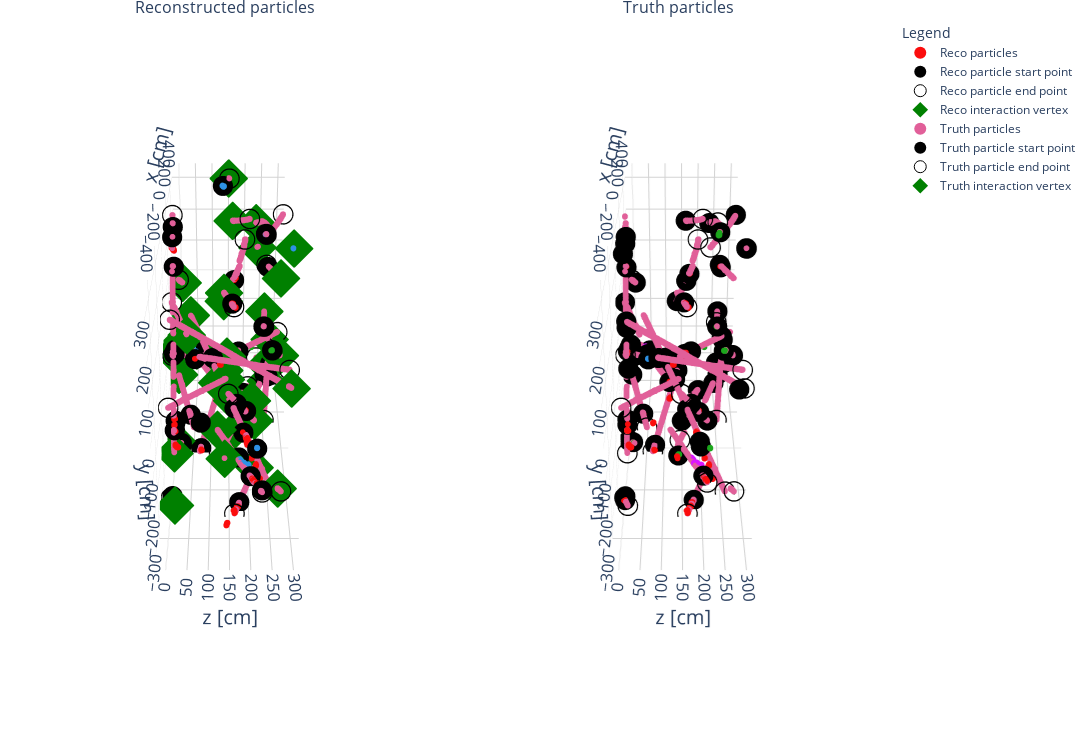

Write notebook code for a chart like this one.
### Code cell
fig.show()

### Figure 1 — Plotly figure (JSON) as saved in the notebook; plotly's stock layout.template omitted (floating-point values rounded to 4 significant figures; data arrays with more than 128 entries replaced by an {"elided": "..."} marker saying what was removed)
{"data": [{"hovertemplate": "x: %{x}<br>y: %{y}<br>z: %{z}<br>%{text}", "marker": {"cmax": 3, "cmin": 0, "color": {"elided": "14459 int values"}, "colorscale": [[0, "#2E91E5"], [0.3333, "#E15F99"], [0.6667, "#1CA71C"], [1, "#FB0D0D"]], "size": 2}, "mode": "markers", "name": "Reco particles", "scene": "scene", "text": {"elided": "14459 str values"}, "type": "scatter3d", "x": {"elided": "14459 float values"}, "y": {"elided": "14459 float values"}, "z": {"elided": "14459 float values"}}, {"hovertemplate": "x: %{x}<br>y: %{y}<br>z: %{z}<br>%{text}", "marker": {"color": "black", "size": 7, "symbol": "circle"}, "mode": "markers", "name": "Reco particle start point", "scene": "scene", "text": ["Particle 0 start point", "Particle 1 start point", "Particle 2 start point", "Particle 3 start point", "Particle 4 start point", "Particle 5 start point", "Particle 6 start point", "Particle 7 start point", "Particle 8 start point", "Particle 9 start point", "Particle 10 start point", "Particle 11 start point", "Particle 12 start point", "Particle 13 start point", "Particle 14 start point", "Particle 15 start point", "Particle 16 start point", "Particle 17 start point", "Particle 18 start point", "Particle 19 start point", "Particle 20 start point", "Particle 21 start point", "Particle 22 start point", "Particle 23 start point", "Particle 24 start point", "Particle 25 start point", "Particle 26 start point", "Particle 27 start point", "Particle 28 start point", "Particle 29 start point", "Particle 30 start point", "Particle 31 start point", "Particle 32 start point", "Particle 33 start point", "Particle 34 start point", "Particle 35 start point", "Particle 36 start point", "Particle 37 start point", "Particle 38 start point", "Particle 39 start point", "Particle 40 start point", "Particle 41 start point", "Particle 42 start point", "Particle 43 start point", "Particle 44 start point", "Particle 45 start point", "Particle 46 start point", "Particle 47 start point", "Particle 48 start point", "Particle 49 start point", "Particle 50 start point", "Particle 51 start point", "Particle 52 start point", "Particle 53 start point", "Particle 54 start point", "Particle 55 start point", "Particle 56 start point", "Particle 57 start point", "Particle 58 start point", "Particle 59 start point", "Particle 60 start point", "Particle 61 start point", "Particle 62 start point", "Particle 63 start point", "Particle 64 start point", "Particle 65 start point", "Particle 66 start point", "Particle 67 start point", "Particle 68 start point", "Particle 69 start point", "Particle 70 start point", "Particle 71 start point", "Particle 72 start point", "Particle 73 start point", "Particle 74 start point", "Particle 75 start point", "Particle 76 start point", "Particle 77 start point", "Particle 78 start point", "Particle 79 start point", "Particle 80 start point"], "type": "scatter3d", "x": [-73.06, -66.17, -34.81, -61.58, -85.3, -66.17, -191.6, -204.6, 12.62, 26.39, -18.74, -230.6, 324.7, 127.4, -97.54, -60.05, -151.9, -219.2, -219.2, -86.83, 193.2, -14.15, 221.5, 363.8, 379.8, -278.1, -173.3, 113.6, 65.41, -62.35, 31.75, 102.1, 320.2, -247.5, -317.1, -252.1, -373.7, -128.1, -123.5, -4.208, -83.0, 69.23, 216.9, 317.9, 379.1, 379.8, -190.9, -73.06, 206.2, -49.34, -23.33, 298.7, 341.6, 21.04, 105.2, -297.2, -313.3, -340.8, 125.8, 197.0, -63.11, -28.69, 2.677, 223.0, 86.83, 73.06, -31.75, 274.3, 316.3, 173.3, 247.5, 342.3, -65.41, -278.1, -69.23, 342.3, -253.6, 91.42, 131.2, 327.0, -327.0], "y": [7.267, 4.973, 6.503, 7.267, 5.737, 6.503, -130.4, -151.1, 288.8, 311.0, 221.5, -203.9, -198.5, -197.8, -1.913, -4.208, -161.0, -220.7, -221.5, -233.7, -223.0, -332.4, -207.7, 317.9, 335.5, -323.2, -288.0, -88.36, -79.18, 138.8, 128.1, 135.0, -23.33, -205.4, -213.8, -175.6, -215.3, -197.8, -210.0, -47.05, -158.7, 45.52, -60.05, -56.23, -332.4, -331.6, 334.7, 325.5, 260.5, -292.6, -301.0, -219.2, -201.6, -37.1, -96.77, -289.6, -289.6, -285.7, -306.4, -209.2, -156.4, -200.0, -250.5, -287.3, -234.5, 184.7, 195.5, -251.3, -234.5, -285.7, -242.9, -163.3, -79.18, 14.15, 53.93, 27.16, -204.6, 305.6, 217.6, -244.4, -243.7], "z": [7.743, 13.86, 13.1, 9.273, 7.743, 10.8, 12.33, 10.04, 4.683, 6.212, 8.507, 9.273, 49.05, 115.6, 61.29, 1.623, 75.06, 138.6, 137.8, 156.9, 130.1, 70.47, 136.3, 132.4, 149.3, 175.3, 217.4, 176.8, 143.9, 156.9, 136.3, 163.0, 134.7, 173.7, 202.1, 219.6, 228.1, 118.7, 187.5, 105.7, 163.8, 45.23, 253.3, 257.9, 271.7, 271.7, 297.7, 239.5, 224.2, 17.69, 0.8575, 101.8, 49.82, 267.1, 294.6, 5.448, 5.448, 13.86, 36.05, 0.8575, 169.9, 196.7, 221.2, 192.9, 159.2, 251.8, 280.8, 261.0, 280.1, 219.6, 268.6, 277.8, 140.9, 297.7, 39.87, 10.8, 137.8, 158.4, 225.8, 267.1, 269.4]}, {"hovertemplate": "x: %{x}<br>y: %{y}<br>z: %{z}<br>%{text}", "marker": {"color": "black", "size": 7, "symbol": "circle-open"}, "mode": "markers", "name": "Reco particle end point", "scene": "scene", "text": ["Particle 2 end point", "Particle 3 end point", "Particle 4 end point", "Particle 5 end point", "Particle 11 end point", "Particle 13 end point", "Particle 15 end point", "Particle 19 end point", "Particle 22 end point", "Particle 24 end point", "Particle 26 end point", "Particle 28 end point", "Particle 30 end point", "Particle 32 end point", "Particle 37 end point", "Particle 41 end point", "Particle 43 end point", "Particle 45 end point", "Particle 48 end point", "Particle 50 end point", "Particle 52 end point", "Particle 54 end point", "Particle 57 end point", "Particle 59 end point", "Particle 62 end point", "Particle 64 end point", "Particle 66 end point", "Particle 69 end point", "Particle 71 end point", "Particle 72 end point", "Particle 73 end point", "Particle 74 end point", "Particle 75 end point", "Particle 76 end point", "Particle 77 end point", "Particle 78 end point", "Particle 79 end point", "Particle 80 end point"], "type": "scatter3d", "x": [-92.18, -64.64, -85.3, -66.17, 44.75, 341.6, -206.9, -219.2, -25.63, 373.7, -309.4, 302.6, -90.65, -135.8, -379.8, -215.3, 216.9, 380.6, -73.82, -49.34, 298.7, 21.04, -298.7, 101.4, -91.42, 350.0, 91.42, 378.3, 144.2, -271.2, -112.8, -17.98, 315.6, -249.0, 14.15, 216.1, 379.8, -341.6], "y": [4.973, 2.677, 5.737, 6.503, 336.2, -183.2, 25.63, -220.7, -336.2, 336.2, -336.2, -119.0, 141.9, 336.2, -216.9, -336.2, -59.29, -330.9, 327.8, -291.8, -219.9, -37.1, -294.1, -336.2, -109.0, -336.2, 183.2, -212.3, -336.2, -43.99, 117.4, 122.8, 47.81, -200.8, 336.2, 281.9, -246.7, -242.1], "z": [3.917, 8.507, 7.743, 10.8, 5.448, 23.04, 297.7, 136.3, 67.41, 151.6, 163.0, 298.4, 161.5, 186.0, 228.8, 263.3, 252.5, 270.9, 238.8, 16.92, 101.1, 267.8, 1.623, 46.76, 147.7, 212.0, 250.2, 298.4, 254.8, 0.8575, 0.8575, 0.8575, 0.8575, 136.3, 201.3, 298.4, 239.5, 277.0]}, {"hovertemplate": "x: %{x}<br>y: %{y}<br>z: %{z}<br>%{text}", "marker": {"color": "green", "size": 10, "symbol": "diamond"}, "mode": "markers", "name": "Reco interaction vertex", "scene": "scene", "text": ["Interaction 0 vertex", "Interaction 1 vertex", "Interaction 2 vertex", "Interaction 3 vertex", "Interaction 4 vertex", "Interaction 5 vertex", "Interaction 6 vertex", "Interaction 7 vertex", "Interaction 8 vertex", "Interaction 9 vertex", "Interaction 10 vertex", "Interaction 11 vertex", "Interaction 12 vertex", "Interaction 13 vertex", "Interaction 14 vertex", "Interaction 15 vertex", "Interaction 16 vertex", "Interaction 17 vertex", "Interaction 18 vertex", "Interaction 19 vertex", "Interaction 20 vertex", "Interaction 21 vertex", "Interaction 22 vertex", "Interaction 23 vertex", "Interaction 24 vertex", "Interaction 25 vertex", "Interaction 26 vertex", "Interaction 27 vertex", "Interaction 28 vertex", "Interaction 29 vertex", "Interaction 30 vertex", "Interaction 31 vertex", "Interaction 32 vertex", "Interaction 33 vertex", "Interaction 34 vertex", "Interaction 35 vertex"], "type": "scatter3d", "x": [-34.81, -230.6, 127.4, -60.05, -86.83, 221.5, 379.8, -173.3, 65.41, 31.75, 320.2, -128.1, 69.23, 317.9, 379.4, -190.9, 206.2, -23.33, 341.6, 105.2, -340.8, 197.0, 2.677, 86.83, -31.75, 173.3, 342.3, -65.41, -278.1, -69.23, 342.3, -253.6, 91.42, 131.2, 327.0, -327.0], "y": [6.503, -203.9, -197.8, -4.208, -233.7, -207.7, 335.5, -288.0, -79.18, 128.1, -23.33, -197.8, 45.52, -56.23, -332.0, 334.7, 260.5, -301.0, -201.6, -96.77, -285.7, -209.2, -250.5, -234.5, 195.5, -285.7, -163.3, -79.18, 14.15, 53.93, 27.16, -204.6, 305.6, 217.6, -244.4, -243.7], "z": [13.1, 9.273, 115.6, 1.623, 156.9, 136.3, 149.3, 217.4, 143.9, 136.3, 134.7, 118.7, 45.23, 257.9, 271.7, 297.7, 224.2, 0.8575, 49.82, 294.6, 13.86, 0.8575, 221.2, 159.2, 280.8, 219.6, 277.8, 140.9, 297.7, 39.87, 10.8, 137.8, 158.4, 225.8, 267.1, 269.4]}, {"hovertemplate": "x: %{x}<br>y: %{y}<br>z: %{z}<br>%{text}", "marker": {"cmax": 4, "cmin": 0, "color": {"elided": "13987 int values"}, "colorscale": [[0, "#2E91E5"], [0.25, "#E15F99"], [0.5, "#1CA71C"], [0.75, "#FB0D0D"], [1, "#DA16FF"]], "size": 2}, "mode": "markers", "name": "Truth particles", "scene": "scene2", "text": {"elided": "13987 str values"}, "type": "scatter3d", "x": {"elided": "13987 float values"}, "y": {"elided": "13987 float values"}, "z": {"elided": "13987 float values"}}, {"hovertemplate": "x: %{x}<br>y: %{y}<br>z: %{z}<br>%{text}", "marker": {"color": "black", "size": 7, "symbol": "circle"}, "mode": "markers", "name": "Truth particle start point", "scene": "scene2", "text": ["Particle 0 start point", "Particle 1 start point", "Particle 2 start point", "Particle 3 start point", "Particle 4 start point", "Particle 5 start point", "Particle 6 start point", "Particle 7 start point", "Particle 8 start point", "Particle 9 start point", "Particle 10 start point", "Particle 11 start point", "Particle 12 start point", "Particle 13 start point", "Particle 14 start point", "Particle 15 start point", "Particle 16 start point", "Particle 17 start point", "Particle 18 start point", "Particle 19 start point", "Particle 20 start point", "Particle 21 start point", "Particle 22 start point", "Particle 23 start point", "Particle 24 start point", "Particle 25 start point", "Particle 26 start point", "Particle 27 start point", "Particle 28 start point", "Particle 29 start point", "Particle 30 start point", "Particle 31 start point", "Particle 32 start point", "Particle 33 start point", "Particle 34 start point", "Particle 35 start point", "Particle 36 start point", "Particle 37 start point", "Particle 38 start point", "Particle 39 start point", "Particle 40 start point", "Particle 41 start point", "Particle 42 start point", "Particle 43 start point", "Particle 44 start point", "Particle 45 start point", "Particle 46 start point", "Particle 47 start point", "Particle 48 start point", "Particle 49 start point", "Particle 50 start point", "Particle 51 start point", "Particle 52 start point", "Particle 53 start point", "Particle 54 start point", "Particle 55 start point", "Particle 56 start point", "Particle 57 start point", "Particle 58 start point", "Particle 59 start point", "Particle 60 start point", "Particle 61 start point", "Particle 62 start point", "Particle 63 start point", "Particle 64 start point", "Particle 65 start point", "Particle 66 start point", "Particle 67 start point", "Particle 68 start point", "Particle 69 start point", "Particle 70 start point", "Particle 71 start point", "Particle 72 start point", "Particle 73 start point"], "type": "scatter3d", "x": [-75.35, 12.62, 341.6, 287.3, 258.2, -193.2, 105.2, 341.6, 221.5, 341.6, 342.3, 91.42, 317.9, 206.2, 320.2, 213.8, 197.0, -23.33, -298.7, -31.75, 278.8, 91.42, 240.6, -118.2, 2.677, -17.98, -4.207, -84.53, -138.8, 329.3, 318.2, -28.69, -57.76, -293.0, 316.3, 274.3, -269.7, -54.7, 73.82, -218.4, -50.87, -66.94, -66.94, -311.0, -297.2, -41.69, 126.6, 109.8, 47.05, -65.41, 217.6, 221.5, 193.9, 191.6, -6.502, 21.8, 99.07, 112.8, 89.89, 270.7, 128.9, -74.02, -187.2, -317.1, 297.2, -91.89, 8.032, -19.51, -87.59, -192.4, -198.5, -102.9, -97.54, -159.2], "y": [-1.913, 289.6, -201.6, -186.3, -112.1, 334.7, -96.77, -164.1, -207.7, 27.92, -245.2, 305.6, -56.23, 260.5, -23.33, 281.1, -209.2, -301.0, -293.4, 6.503, -309.4, 183.2, -262.0, 115.1, -250.5, 122.8, -46.28, -160.3, -229.1, -199.3, -200.1, -203.1, -159.5, 19.56, -234.5, -251.3, -322.4, 138.8, 183.2, -219.2, 6.503, 5.737, 5.737, -291.8, -290.3, -294.1, -303.3, 129.7, 175.6, 329.3, -59.29, -207.7, -222.2, -223.8, -326.3, -38.63, -85.3, -87.59, -83.77, -179.5, -196.2, -203.3, -212.0, -212.3, -219.2, 283.5, 273.5, 219.9, 83.0, -126.6, -138.1, 4.207, -2.677, 3.35], "z": [31.46, 6.212, 49.82, 45.99, 270.1, 296.1, 294.6, 277.8, 136.3, 10.8, 258.7, 158.4, 257.9, 224.2, 134.7, 296.9, 0.8575, 0.8575, 1.622, 13.86, 200.5, 250.2, 247.2, 9.273, 221.2, 0.8575, 105.7, 163.0, 196.7, 48.29, 50.35, 196.7, 173.7, 283.6, 280.1, 261.0, 179.1, 153.9, 251.8, 139.3, 10.8, 7.743, 7.743, 4.682, 4.682, 12.33, 34.52, 160.7, 168.4, 241.1, 253.3, 136.3, 129.4, 128.6, 72.77, 263.3, 168.4, 175.3, 156.9, -0.4251, 113.3, 148.9, 198.0, 201.3, 107.2, 4.754, 4.682, 7.743, 7.743, 9.273, 9.273, 88.07, 61.29, 13.35]}, {"hovertemplate": "x: %{x}<br>y: %{y}<br>z: %{z}<br>%{text}", "marker": {"color": "black", "size": 7, "symbol": "circle-open"}, "mode": "markers", "name": "Truth particle end point", "scene": "scene2", "text": ["Particle 0 end point", "Particle 1 end point", "Particle 2 end point", "Particle 3 end point", "Particle 4 end point", "Particle 5 end point", "Particle 6 end point", "Particle 7 end point", "Particle 8 end point", "Particle 9 end point", "Particle 10 end point", "Particle 11 end point", "Particle 12 end point", "Particle 13 end point", "Particle 14 end point", "Particle 15 end point", "Particle 16 end point", "Particle 17 end point", "Particle 18 end point", "Particle 19 end point", "Particle 20 end point", "Particle 21 end point", "Particle 22 end point", "Particle 23 end point", "Particle 24 end point", "Particle 25 end point"], "type": "scatter3d", "x": [-206.9, -230.6, 298.7, -342.3, -271.2, -193.2, 105.2, 144.2, -25.63, 315.6, -341.6, 14.15, 236.8, 61.58, -135.8, 131.2, 101.4, -23.33, -342.3, -89.12, -138.8, -90.65, -309.4, -278.1, -91.42, -215.3], "y": [25.63, -203.9, -219.9, -214.6, -43.99, 335.5, -96.01, -336.2, -336.2, 47.81, -242.1, 336.2, -54.7, 311.0, 336.2, 217.6, -336.2, -300.3, -285.7, 5.737, -223.8, 141.9, -336.2, 14.15, -109.0, -336.2], "z": [297.7, 9.273, 101.1, 210.5, 0.8575, 296.1, 293.9, 254.8, 67.41, 0.8575, 277.0, 201.3, 251.8, 241.1, 186.0, 226.5, 46.76, 0.8575, 13.86, 3.153, 143.9, 161.5, 163.0, 297.7, 147.7, 263.3]}, {"hovertemplate": "x: %{x}<br>y: %{y}<br>z: %{z}<br>%{text}", "marker": {"color": "green", "size": 10, "symbol": "diamond"}, "mode": "markers", "name": "Truth interaction vertex", "scene": "scene2", "text": ["Interaction 0 vertex", "Interaction 1 vertex", "Interaction 2 vertex", "Interaction 3 vertex", "Interaction 4 vertex", "Interaction 5 vertex", "Interaction 6 vertex", "Interaction 7 vertex", "Interaction 8 vertex", "Interaction 9 vertex", "Interaction 10 vertex", "Interaction 11 vertex", "Interaction 12 vertex", "Interaction 13 vertex", "Interaction 14 vertex", "Interaction 15 vertex", "Interaction 16 vertex", "Interaction 17 vertex", "Interaction 18 vertex", "Interaction 19 vertex", "Interaction 20 vertex", "Interaction 21 vertex", "Interaction 22 vertex", "Interaction 23 vertex", "Interaction 24 vertex", "Interaction 25 vertex"], "type": "scatter3d", "x": [856.0, 856.0, 856.0, 856.0, 856.0, 856.0, 856.0, 856.0, 856.0, 856.0, 856.0, 856.0, 856.0, 856.0, 856.0, 856.0, 856.0, 856.0, 856.0, 856.0, 856.0, 856.0, 856.0, 856.0, 856.0, 856.0], "y": [-202.5, 2168.0, -15.51, -140.9, -226.4, -195.0, -542.1, 349.3, 61.46, -477.6, -300.1, -217.2, 13.93, 79.09, -422.6, 929.5, 498.7, -237.4, -454.6, 13.73, -571.8, 59.63, 23.87, 731.0, -1049.0, 1207.0], "z": [-2080.0, -2.728, -400.5, -259.5, 694.3, 1014.0, 379.3, 337.8, 281.7, 249.5, -166.6, -496.9, 226.6, 207.3, 55.11, 778.6, -257.5, -437.9, -289.6, 105.0, 273.4, 23.89, 542.3, -1775.0, 635.9, -622.2]}], "layout": {"annotations": [{"font": {"size": 16}, "showarrow": false, "text": "Reconstructed particles", "x": 0.2375, "xanchor": "center", "xref": "paper", "y": 1, "yanchor": "bottom", "yref": "paper"}, {"font": {"size": 16}, "showarrow": false, "text": "Truth particles", "x": 0.7625, "xanchor": "center", "xref": "paper", "y": 1, "yanchor": "bottom", "yref": "paper"}], "height": 750, "hoverlabel": {"font": {"family": "Droid sans, monospace"}}, "legend": {"itemsizing": "constant", "title": {"text": "Legend"}, "tracegroupgap": 1}, "margin": {"b": 20, "l": 20, "r": 20, "t": 20}, "scene": {"aspectmode": "manual", "aspectratio": {"x": 1, "y": 0.6667, "z": 0.3333}, "camera": {"center": {"x": 0, "y": -0.1, "z": -0.01}, "eye": {"x": -2, "y": 1, "z": -0.01}, "up": {"x": 0, "y": 1, "z": 0}}, "domain": {"x": [0, 0.475], "y": [0, 1]}, "xaxis": {"backgroundcolor": "white", "gridcolor": "lightgray", "nticks": 10, "range": [-514.1, 514.1], "showbackground": true, "showticklabels": true, "tickfont": {"size": 14}, "title": {"font": {"size": 20}, "text": "x [cm]"}}, "yaxis": {"backgroundcolor": "white", "gridcolor": "lightgray", "nticks": 10, "range": [-342.7, 342.7], "showbackground": true, "showticklabels": true, "tickfont": {"size": 14}, "title": {"font": {"size": 20}, "text": "y [cm]"}}, "zaxis": {"backgroundcolor": "white", "gridcolor": "lightgray", "nticks": 10, "range": [-21.71, 321.0], "showbackground": true, "showticklabels": true, "tickfont": {"size": 14}, "title": {"font": {"size": 20}, "text": "z [cm]"}}}, "scene2": {"aspectmode": "manual", "aspectratio": {"x": 1, "y": 0.6667, "z": 0.3333}, "camera": {"center": {"x": 0, "y": -0.1, "z": -0.01}, "eye": {"x": -2, "y": 1, "z": -0.01}, "up": {"x": 0, "y": 1, "z": 0}}, "domain": {"x": [0.525, 1], "y": [0, 1]}, "xaxis": {"backgroundcolor": "white", "gridcolor": "lightgray", "nticks": 10, "range": [-514.1, 514.1], "showbackground": true, "showticklabels": true, "tickfont": {"size": 14}, "title": {"font": {"size": 20}, "text": "x [cm]"}}, "yaxis": {"backgroundcolor": "white", "gridcolor": "lightgray", "nticks": 10, "range": [-342.7, 342.7], "showbackground": true, "showticklabels": true, "tickfont": {"size": 14}, "title": {"font": {"size": 20}, "text": "y [cm]"}}, "zaxis": {"backgroundcolor": "white", "gridcolor": "lightgray", "nticks": 10, "range": [-21.71, 321.0], "showbackground": true, "showticklabels": true, "tickfont": {"size": 14}, "title": {"font": {"size": 20}, "text": "z [cm]"}}}, "scene3": {"aspectmode": "manual", "aspectratio": {"x": 1, "y": 0.6667, "z": 0.3333}, "camera": {"center": {"x": 0, "y": -0.1, "z": -0.01}, "eye": {"x": -2, "y": 1, "z": -0.01}, "up": {"x": 0, "y": 1, "z": 0}}, "xaxis": {"backgroundcolor": "white", "gridcolor": "lightgray", "nticks": 10, "range": [-514.1, 514.1], "showbackground": true, "showticklabels": true, "tickfont": {"size": 14}, "title": {"font": {"size": 20}, "text": "x [cm]"}}, "yaxis": {"backgroundcolor": "white", "gridcolor": "lightgray", "nticks": 10, "range": [-342.7, 342.7], "showbackground": true, "showticklabels": true, "tickfont": {"size": 14}, "title": {"font": {"size": 20}, "text": "y [cm]"}}, "zaxis": {"backgroundcolor": "white", "gridcolor": "lightgray", "nticks": 10, "range": [-21.71, 321.0], "showbackground": true, "showticklabels": true, "tickfont": {"size": 14}, "title": {"font": {"size": 20}, "text": "z [cm]"}}}, "showlegend": true, "width": 1500}}
